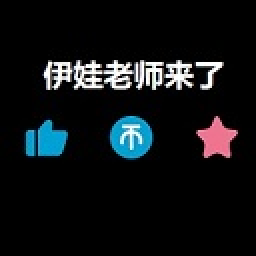
#> input picture ESP32TFT-main/ESP32TFT-main/tft显示图片/测试图片/eva.jpg, 128 x 128 px (shown 2 times larger)
$ python -i stream.py   (imports and definitions only)
#> lines starting #> are read from the running program, lines starting #| are printed output that depends on the picture; after the words box and inside, x2 and y2 are one past the last pixel; in counts of white or black regions, pixels touching at a corner belong together
#> further down, picture is the input picture: shape (128, 128, 3); mean B, G, R 20.8, 18.6, 15.5
"""
stream.py - PC端视频流发送脚本

将视频文件解码为 128x64 单色位图，通过 WiFi TCP 发送到 ESP32-S3 OLED 显示。

用法:
    python stream.py video.mp4
    python stream.py video.mp4 --ip 192.168.4.1 --port 8080

依赖:
    pip install opencv-python numpy
"""

import sys
import socket
import struct
import time
import argparse

import cv2
import numpy as np

# ===== 配置 =====
DEFAULT_IP = "192.168.4.1"   # ESP32 AP 默认 IP
DEFAULT_PORT = 8080
SYNC_BYTES = bytes([0xAA, 0x55])
FRAME_WIDTH = 128
FRAME_HEIGHT = 64
FRAME_SIZE = FRAME_WIDTH * FRAME_HEIGHT // 8  # 1024 bytes
THRESHOLD = 170  # 二值化阈值 (0~255, 越低越亮)


def frame_to_ssd1306(frame: np.ndarray) -> bytes:
    """
    将 OpenCV 帧转换为 SSD1306 OLED 的 page 格式缓冲区 (1024 bytes)。

    SSD1306 buffer 格式:
        buffer[page * 128 + x] 的 bit(y % 8) = pixel(x, y)
        page = y // 8, bit = y % 8 (bit 0 = 最上方像素)
    """
    # 缩放到 128x64
    resized = cv2.resize(frame, (FRAME_WIDTH, FRAME_HEIGHT), interpolation=cv2.INTER_AREA)
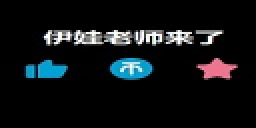
#> resized: shape (64, 128, 3) (shown 2 times larger); mean B, G, R 20.8, 18.6, 15.5

    # 转灰度
    if len(resized.shape) == 3:
        gray = cv2.cvtColor(resized, cv2.COLOR_BGR2GRAY)
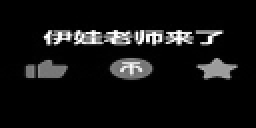
#> gray: shape (64, 128) (shown 2 times larger); min 0, max 255, mean 17.9
    else:
        gray = resized

    # 二值化 (阈值 128)
    _, binary = cv2.threshold(gray, 180, 255, cv2.THRESH_BINARY)
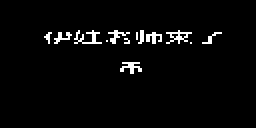
#> binary: shape (64, 128) (shown 2 times larger); 3% white in thin lines or dots, all inside (x1, y1, x2, y2) = (22, 15, 111, 37)

    # 转为布尔数组 (True = 白色像素)
    pixels = binary > 0  # shape: (64, 128)

    # 打包为 SSD1306 page 格式
    # 每 page 8 行，共 8 个 page
    buf = bytearray(FRAME_SIZE)
    for page in range(8):
        for col in range(FRAME_WIDTH):
            byte = 0
            for bit in range(8):
                y = page * 8 + bit
                if pixels[y, col]:
                    byte |= (1 << bit)
            buf[page * FRAME_WIDTH + col] = byte

    return bytes(buf)


# [137 lines left out: functions frame_to_ssd1306_fast, main, not called in this run]


# [2 lines not run here, left out]

>>> import cv2
>>> picture = cv2.imread('../ESP32TFT-main/ESP32TFT-main/tft显示图片/测试图片/eva.jpg')
>>> result = frame_to_ssd1306(picture)
